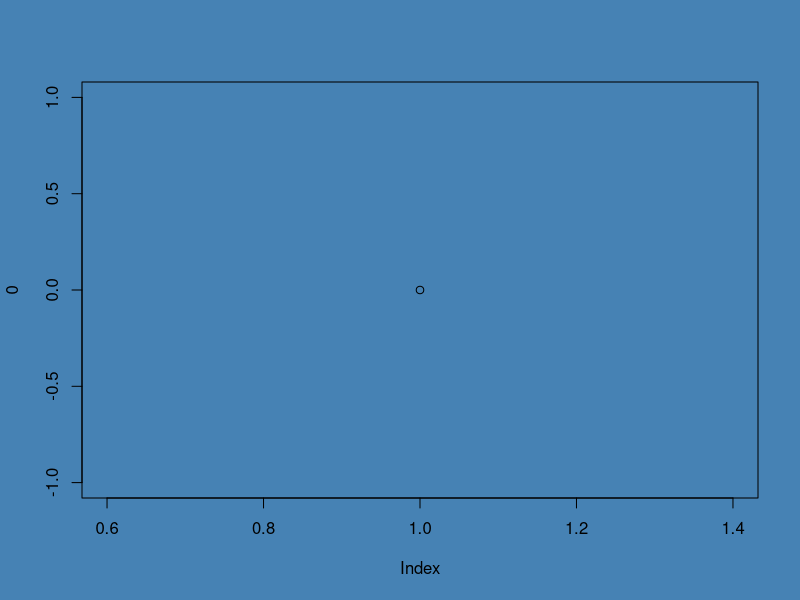
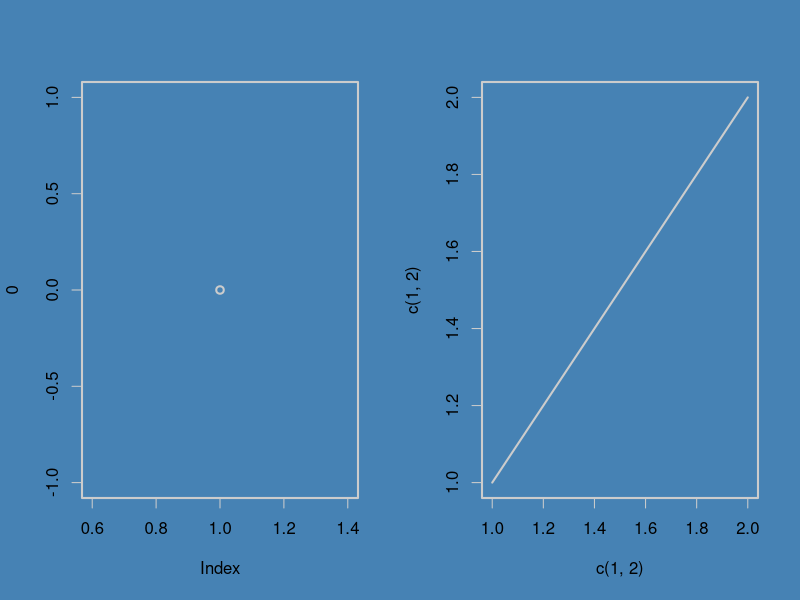
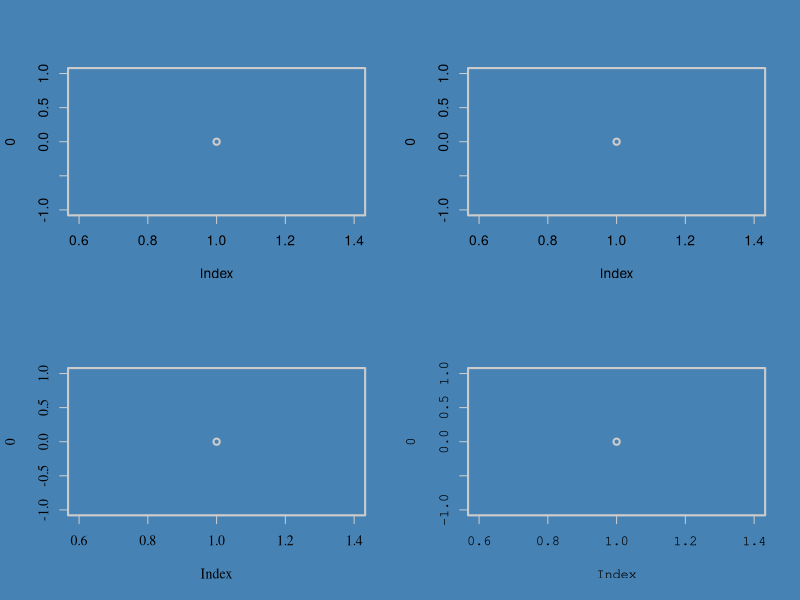
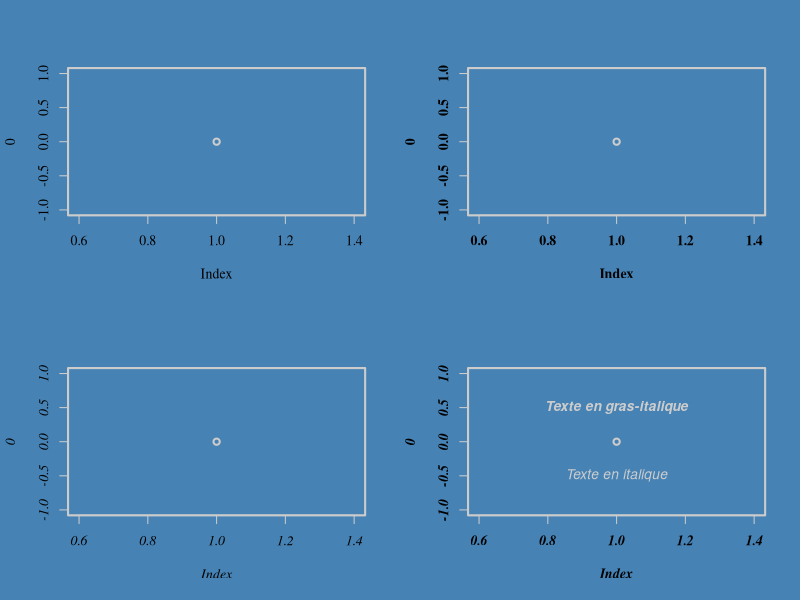
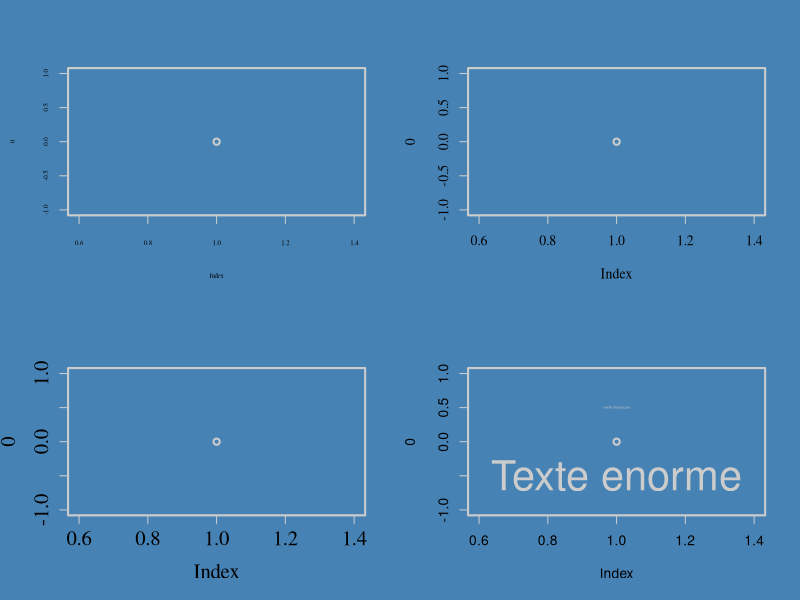
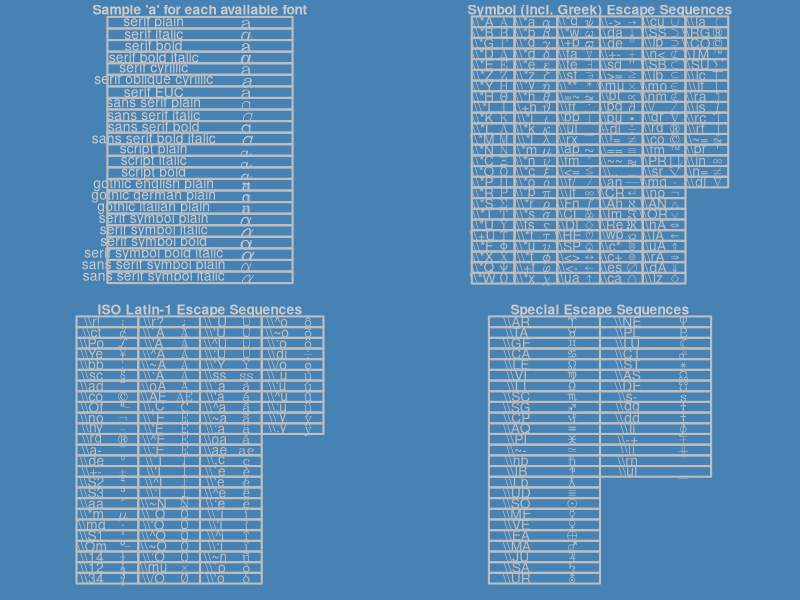
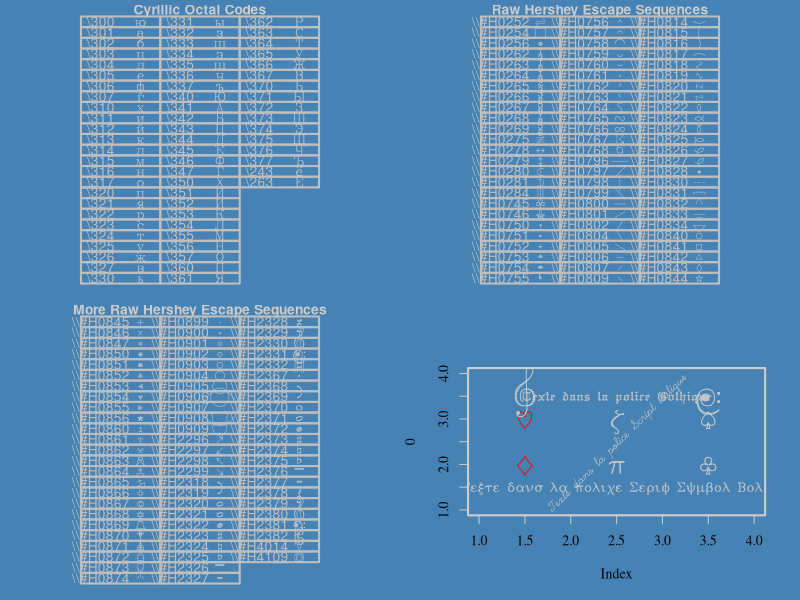
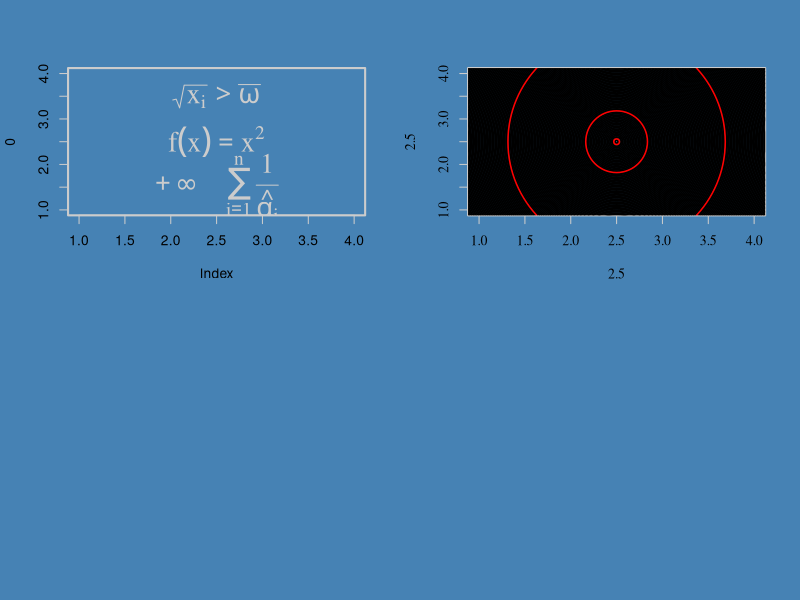

The R script that drew these images, in order: (Note: this script raises an error after producing the figures.)
################################################################################
#######                                                                  #######
#######                      LES GRAPHIQUES SOUS R                       #######
#######                    -------------------------                     #######
#######                 Kevin Cazelles, Nicolas Casajus                  #######
#######                       - 13 Janvier 2016 -                        #######
#######                                                                  #######
################################################################################



################################################################################
#####
##### AVANT-PROPOS
#####
##### INTRODUCTION
#####
##### 1. LES GRAPHIQUES DE BASE
#####    High-level plotting functions
#####
##### 2. EDITION D'UN GRAPHIQUE
#####    Low-level plotting functions
#####
##### 3. PARAMETRES GRAPHIQUES
#####
#####   3.1. Fonction par()
#####   3.2. Fonte de caracteres
#####   3.3. Symboles ponctuels
#####   3.4. Types de ligne
#####   3.5. Modifications des axes
#####   3.6. Ajustements des marges
#####   3.7. Les couleurs sous R
#####
##### 4. PERIPHERIQUES GRAPHIQUES ET EXPORTATION
#####
#####   4.1. Types de peripheriques
#####   4.2. Les fonctions dev.x()
#####   4.3. Exporter un graphique
#####
##### 5. PARTITIONNEMENT D'UNE FENETRE
#####
#####   5.1. mfrow et mfcol
#####   5.2. Fonction layout()
#####   5.3. Plot dans un plot
#####
#####
################################################################################



################################################################################
#####
##### 3. PARAMETRES GRAPHIQUES
#####



###                                                                          ###
###                                                      3.1. Fonction par() ###
###                                                                          ###

# Precedemment, nous avons mentionne que lorsque R trace un plot, il va recuperer
# les valeurs des parametres graphiques pour adapter les axes, le background, les
# couleurs, les tailles de caracteres, etc. Celles-ci sont stockees dans l'objet
# 'par' (qui est egalement une fonction).
par()
par()$col

# Ces parametres possedent des valeurs par defaut afin d’eviter a l'utilisateur
# de devoir les definir a chaque graphe. Bien entendu, ces valeurs peuvent etre
# modifiees : nous l'avons deja fait pour certains parametres (axes, couleurs,
# etc.).

# Ces modifications ont ete apportees directement dans les fonctions 'plot',
# 'points', 'lines', etc. Mais, ces meme modifications peuvent aussi etre
# specifies dans la fonction 'par'.

# Par ex., changeons la couleur du background (transparent par defaut). C'est
# l'argument 'bg' present dans la fonction 'par'.
par(bg = "steelblue")
plot(0)

# Remarque : quand le peripherique graphique est ferme, les valeurs par defaut
# des parametres graphiques sont restaurees.

# Nous pouvons aussi lister plusieurs elements dans 'par' pour les modifier.
par(bg = "steelblue", fg="grey80", lwd=2, mfrow = c(1, 2))
plot(0)
plot(x = c(1, 2), y = c(1, 2), type = "l")

# Remarque : certains parametres ne peuvent etre modifies que via la fonction
# 'par'. C'est le cas notamment de 'mar', 'oma', 'mfcol' et 'mfrow'. Ceux-ci
# permettent de modifier les marges du graphe, et de partitionner la fenetre
# graphique.

# La fonction 'par' comporte 72 parametres graphiques dont la plupart sont
# modifiables (precisement 66). Au cours de ce chapitre, nous allons nous
# interesser aux plus pertinents d'entre eux.
# Voici la liste des parametres que nous aborderons et de leurs valeurs.
### run
opar <- par()
param <- data.frame()

ess <- c("ann", "bg", "bty", "cex", "col", "family", "fg", "font", "las", "lty",
    "lwd", "mar", "mfcol", "mfrow", "mgp", "oma", "pch", "srt", "tck", "xaxt",
    "yaxt", "xlog", "ylog")

for (i in 1 : length(ess)){
    x         <- grep(ess[i], names(opar))
    Parameter <- names(opar)[x]
    Value     <- unlist(as.character(opar[x]))
    tab       <- data.frame(Parameter, Value)
    param     <- rbind(param, tab)
}
param
### end run



###                                                                          ###
###                                                 3.2. Fonte de caracteres ###
###                                                                          ###

# Abordons tout d'abord la notion de fonte de caracteres. En typographie, une
# fonte de caracteres est un ensemble de regles qui va determiner le rendu
# visuel d'un texte. Une fonte de caractere comporte :
#    - une police de caracteres (font family ou typeface),
#    - un style (normal, italique ou oblique),
#    - une graisse (normal ou gras),
#    - un corps (taille de police).

# Par ex., le Helvetica normal 12 points est une fonte de caracteres, mais le
# Helvetica est une police de caracteres.

# De nombreuses classifications existent pour les polices de caracteres. Celle
# que nous presentons ici a l'avantage de se rapprocher des polices disponibles
# dans R.

# Sous R, trois polices principales de caracteres sont disponibles :
#
#    - sans-serif (note 'sans') : regroupe les polices sans empattement (c.-a-d.
#      sans les extensions qui viennent terminer les caracteres) et a chasse
#      proportionnelle (la largeur des caracteres varie en fonction du caractere).
#      Citons le Helvetica, Arial et Verdana comme police sans-serif.
#
#    - serif (note 'serif') : regroupe les polices a empattement et a chasse
#      proportionnelle. C'est le cas du Times (New Roman) et du Garamond.
#
#    - monospace (note 'mono') : possede la caracteristique d'avoir une chasse
#      fixe. Ses polices sont preferees pour l’ecriture de code informatique car
#      elles permettent un alignement vertical des caracteres.
#      Sous Windows, R utilise la police Courier New et sous Mac le Monaco.

# Par defaut, la police 'sans' est utilisee sous R pour afficher l'information
# textuelle sur des graphes. Cette valeur est stockee dans l'argument 'family' de
# 'par'. Regardons les differences entre ces trois polices de caracteres.
par(mfrow = c(2, 2))
plot(0)
plot(0, family = "sans")
plot(0, family = "serif")
plot(0, family = "mono")

# Cet argument controle la police de toutes les informations textuelles du graphe.
# Sous R, le style et la graisse sont regroupes sous le meme argument : 'font'.
# Mais, celui-ci est plus precis que 'family' dans le sens ou il se decline en
# 'font.axis', 'font.lab', 'font.main' et 'font.sub'. Regardons les differents
# styles disponibles.
par(mfrow = c(2, 2))
plot(0, family = "serif", font.lab = 1, font.axis = 1)
plot(0, family = "serif", font.lab = 2, font.axis = 2)
plot(0, family = "serif", font.lab = 3, font.axis = 3)
plot(0, family = "serif", font.lab = 4, font.axis = 4)

# Remarque : dans les fonctions 'text' et 'mtext', seul l'argument 'font' est
# disponible.
text(x = 1, y = 0.5, "Texte en gras-italique", font = 4)
text(x = 1, y = -0.5, "Texte en italique", font = 3)

# Remarque : tous ces parametres auraient pu etre modifies dans le 'par' avant
# de realiser le graphique.

# Le corps de police se modifiera avec les arguments 'cex.axis', 'cex.lab',
# 'cex.main', 'cex.sub'. Attention : l'argument 'cex' modifie la taille des
# symboles ponctuels (sauf dans les fonctions 'text' et 'mtext').
# Regardez dans le 'par' les valeurs par defaut de chacun.
par(mfrow = c(2, 2))
plot(0, family = "serif", cex.lab = .5, cex.axis = .5)
plot(0, family = "serif", cex.lab = 1, cex.axis = 1) # Defaut
plot(0, family = "serif", cex.lab = 1.5, cex.axis = 1.5)
plot(0) # Defaut
text(x = 1, y = 0.5, "Texte minuscule", cex = 0.25)
text(x = 1, y = -0.5, "Texte enorme", cex = 3)

# Deux autres polices de caracteres existent et sont regroupees dans les fontes
# Hershey. Il s'agit des polices 'script' (ou cursive) qui imite l’ecriture
# manuscrite et 'gothic' (ou fantaisie) avant tout decorative. Cet ensemble de
# fontes regroupe des polices permettant d'afficher toute sorte de symboles
# (grecs, musicaux, japonais, pictogrammes, etc.). Le meilleur moyen d'en faire
# le tour est encore d'utiliser la commande suivante.
demo(Hershey)

# Regardons rapidement comment utiliser ces polices et caracteres speciaux.

plot(0, type = "n", xlim = c(1, 4), ylim = c(1, 4), family = "serif")
text(3.5, 2, "\\CL", vfont = c("serif", "plain"), cex = 2)
text(1.5, 2, "\\DI", vfont = c("serif", "plain"), cex = 2, col = "red")
text(1.5, 3, "\\HE", vfont = c("serif", "plain"), cex = 2, col = "red")
text(3.5, 3, "\\SP", vfont = c("serif", "plain"), cex = 2)
text(2.5, 3.5, "Texte dans la police Gothique", vfont = c("gothic english", "plain"))
text(1.5, 3.5, "\\#H2330", vfont = c("serif", "plain"), cex = 2)
text(3.5, 3.5, "\\#H2331", vfont = c("serif", "plain"), cex = 2)
text(2.5, 3, "\\*z", vfont = c("serif", "plain"), cex = 2)
text(2.5, 2, "\\*p", vfont = c("serif", "plain"), cex = 2)
text(2.5, 2.5, "Texte dans la police Script italique", vfont = c("script", "italic"), srt = 45)
text(2.5, 1.5, "Texte dans la police Serif Symbol Bold", vfont = c("serif symbol", "bold"))

# Finalement, pour terminer, regardons comment ajouter des expressions
# mathematiques sur un graph.
plot(0, type = "n", xlim = c(1, 4), ylim = c(1, 4))
text(2.5, 2.5, expression(f(x) == x^2), cex = 2, family = "serif")
text(2.5, 1.5, expression(+infinity~~~~ sum(over(1,hat(alpha[i])),i==1, n)), cex = 2, family = "serif")
text(2.5, 3.5, expression(sqrt(x[i]) > bar(omega)), cex = 2, family = "serif")

# Pour plus de details, reportez-vous a l'aide des fonctions 'plotmath' et
# 'expression'.
# Pour plus de font, voir les packages 'extrafont' et 'showtext'
# Pour ce dernier, un exemple :
browseURL('https://gist.github.com/KevCaz/61c28866e3b16522d3a3')




###                                                                          ###
###                                                  3.3. Symboles ponctuels ###
###                                                                          ###

# Les points possedent trois caracteristiques : un symbole, une taille et une
# couleur. Le type de symbole est defini par l'argument 'pch', sa taille par
# 'cex', et sa couleur par 'col'.

plot(x = 2.5, y = 2.5, xlim = c(1, 4), ylim = c(1, 4), family = "serif") # pch = 1
for (i in seq(.5, 60, by = .5))
    points(2.5, 2.5, cex = i, col = ifelse(i %in% c(1, 10, 35, 60), "red", "black"))

par(mfrow = c(2, 2))
plot(rnorm(50), rnorm(50), pch = 1)
plot(rnorm(50), rnorm(50), pch = "1")
plot(rnorm(50), rnorm(50), pch = 65)
plot(rnorm(50), rnorm(50), pch = "A")

# Attention : certains symboles sont caracterises par deux couleurs : le contour
# et le fond. L'argument 'col' controlera la couleur de contour alors que
# l'argument 'bg' definira la couleur de fond. C'est le cas notamment des 'pch'
# 21 a 25.

plot(0, pch = 22)
plot(0, pch = 22, cex = 3)
plot(0, pch = 22, col="red", cex=3)
plot(0, pch = 22, col = "red", lwd=2, bg = "yellow", cex = 3)

# Voici quelques valeurs possibles pour l'argument 'pch'. Certaines commandes
# seront detaillees plus loin, donc ce n'est pas grave si vous ne comprenez pas
# toutes les lignes de code suivantes. L'essentiel est le contenu du graph.
# Si des warnings apparaissent, c'est normal : certaines valeurs de 'pch' ne sont
# pas implementees.

### run
par(mar = c(3, 3, 3, 3), bg = "gray")
plot(0, xlim = c(1, 10), ylim = c(1, 12), xaxt = "n", yaxt = "n", xlab = "", ylab = "")
title("Quelques valeurs de l'argument 'pch'", family = "mono")
for (i in 1 : 12){
    points(x = 1:10, y = rep(13-i, 10), pch = (((i-1)*10)+1):(i*10), family = "mono")
    text(x = 1:10, y =  rep(13-i, 10), labels = (((i-1)*10)+1):(i*10), pos = 1, cex = 0.5, family = "mono")
}
### end run

# Il est possible d'utiliser la fonction 'text' pour inserer des symboles Hershey.
x <- rnorm(50)
y <- rnorm(50)
plot(x, y, type = "n")
text(x, y, "\\#H2330", vfont = c("serif", "plain"))



###                                                                          ###
###                                                      3.4. Types de ligne ###
###                                                                          ###

# Les lignes, tout comme les bordures de polygones (et les axes), possedent trois
# caracteristiques sur lesquels on peut jouer : le type de ligne ('lty'), son
# epaisseur ('lwd') et sa couleur ('col').

# Voici quelques types de ligne disponibles sous R.

### run
par(mar = c(3, 3, 3, 3), bg = "gray")
plot(0, xlim = c(1, 10), ylim = c(1, 18), xaxt = "n", yaxt = "n", xlab = "", ylab = "")
title("Quelques types de ligne", family = "mono")
for (i in 1 : 6){
    points(x = c(1, 10), y = rep(i, 2), lty = i, type = "l")
    text(x = 1.7, y = i, labels = paste("lty =", i, "& lwd = 1"), pos = 1, cex = 0.5, family = "mono")
    points(x = c(1, 10), y = rep(i+6, 2), lty = i, type = "l", lwd = 2)
    text(x = 1.7, y = i+6, labels = paste("lty =", i, "& lwd = 2"), pos = 1, cex = 0.5, family = "mono")
    points(x = c(1, 10), y = rep(i+12, 2), lty = i, type = "l", lwd = 3)
    text(x = 1.7, y = i+12, labels = paste("lty =", i, "& lwd = 3"), pos = 1, cex = 0.5, family = "mono")
}
### end run

# Exploitons ces differents types de lignes pour creer un bel arriere plan.
plot(0, type = "n", xlim = c(0, 40), ylim = c(0, 40), axes = F, ann = F)
rect(0, 0, 40, 40, col = "gray", border = "transparent")
for (i in seq(10, 30, 10)){
    lines(c(0, 40), c(i, i), col = "white")
    lines(c(i, i), c(0, 40), col = "white")
}
for (i in seq(5, 35, 10)){
    lines(c(0, 40), c(i, i), col = "white", lty = 3)
    lines(c(i, i), c(0, 40), col = "white", lty = 3)
}
rect(0, 0, 40, 40, border = "darkgray", col = "transparent")


###                                                                          ###
###                                              3.5. Modifications des axes ###
###                                                                          ###

# Les axes sont un des elements graphiques possedant probablement le plus de
# parametres modifiables. Et pour cause, c'est un element extremement important
# pour la comprehension de l'information presentee.
# Les arguments 'cex.axis', 'col.axis', 'font.axis' ont deja ete abordes dans les
# sections precedentes. Nous n'y reviendrons pas.

# Si les arguments 'xaxt' et 'yaxt' ont la valeur 'n', les axes ne seront pas
# affiches apres l'appel a des fonctions de haut niveau graphique (e.g. 'plot').
# Cela aura le meme effet qu'utiliser l'argument 'axes' de la fonction 'plot' et
# de le mettre a FALSE. Sauf que dans ce dernier cas, la boite delimitant la
# region du plot ne sera pas affichee non plus.
# Comparons.
par(mfrow = c(2, 2))
plot(0)
plot(0, xaxt = "n", yaxt = "n")
plot(0, axes = FALSE)

# En utilisant l'argument 'ann' (pour annotation), on peut egalement supprimer
# le nom des axes (ainsi que toutes les autres annotations, comme le titre).
plot(0, axes = FALSE, ann = FALSE)

# Un autre argument peut etre interessant. Il s'agit de 'mgp'. Celui possede
# trois valeurs qui vont controler le positionnement du nom des axes, des axes
# eux-meme et de leur valeurs. Ces positions sont relatives a la delimitation
# de la region du plot.

par(mfrow = c(2, 2))
plot(0, pch = 15)
par(mgp = c(0, 1, 0))
plot(0, pch = 15)
par(mgp = c(3, 3, 0))
plot(0, pch = 15)
par(mgp = c(3, 1, 3))
plot(0, pch = 15)

# Un ajustement plus serre.
par(mgp = c(1.5, 0.5, 0))
plot(0, pch = 15)

# Regardons les derniers arguments au travers d'un exemple en utilisant la
# fonction 'axis'. Nous allons reproduire le graphique vu a la section
# precedente qui trace un plot vide et colorie la region graphique en gris
# et rajoute des lignes de graduation.
# Executons ce code

### run
par(mfrow=c(1,1))
plot(0, type = "n", xlim = c(0, 40), ylim = c(0, 40), axes = F, ann = F)
rect(0, 0, 40, 40, col = "gray", border = "transparent")
for (i in seq(10, 30, 10)){
    lines(c(0, 40), c(i, i), col = "white")
    lines(c(i, i), c(0, 40), col = "white")
}
for (i in seq(5, 35, 10)){
    lines(c(0, 40), c(i, i), col = "white", lty = 3)
    lines(c(i, i), c(0, 40), col = "white", lty = 3)
}
rect(0, 0, 40, 40, border = "darkgray", col = "transparent")
### end run

# Nous allons rajouter les axes principaux avec un pas de 10.
axis(side = 1, at = seq(0, 40, by = 10), labels = seq(0, 40, by = 10),
    col = "darkgray", col.axis = "darkgray", family = "serif", pos = 0)
axis(side = 2, at = seq(0, 40, by = 10), labels = seq(0, 40, by = 10),
    col = "darkgray", col.axis = "darkgray", family = "serif", pos = 0, las = 2)

# Maintenant rajoutons une graduation secondaire plus fine et sans etiquette
axis(side = 1, at = seq(5, 35, by = 5), labels = F, lwd = 0, lwd.ticks = 1,
    col.ticks = "darkgray", tck = -0.01, pos = 0)
axis(side = 2, at = seq(5, 35, by = 5), labels = F, lwd = 0, lwd.ticks = 1,
    col.ticks = "darkgray", tck = -0.01, pos = 0)

# En indiquant 'lwd = 0', on evite de retracer les axes, mais le fait de
# specifier 'lwd.ticks' permettra de tracer quand meme les graduations.
# Quant a l'argument 'tck', il specifie la longueur des traits de graduation.

# Rajoutons les noms des axes
mtext(text = "x-axis", side = 1, line = 1.5, family = "serif", font = 2, col = "darkgray")
mtext(text = "y-axis", side = 2, line = 1.75, family = "serif", font = 2, col = "darkgray", las = 0)

# Et superposons quelques points.
x <- sample(1:39, 50, replace = T)
y <- sample(1:39, 50, replace = T)
points(x, y, col = "#FF000080", pch = 19, cex = 2)


# Est-il possible de rajouter un troisieme axe? Bien sur...
# Nous allons rajouter a ce graph une autre serie de points. Celle-ci sera
# croisee a la variable x ci-dessus, mais possedera une gamme de valeurs plus
# grande que y.
z <- sample(1:359, 50, replace = T)

# Le repere de coordonnees actuel n'est pas adapte pour representer ces valeurs.
# Nous allons donc utiliser l'argument 'new' du 'par' pour ajouter une fonction
# plot a ce graphe existant. Ceci aura pour consequence de modifier le repere
# actuel.
par(new = T)

# Maintenant traçons notre plot :
plot(x, z, col = "#0000FF80", pch = 19, cex = 2, xlim = c(0, 40), ylim = c(0, 400),
    axes = F, ann = F)

# Rajoutons notre second axe des y a droite.
axis(side = 4, at = seq(0, 400, by = 100), labels = seq(0, 400, by = 100),
    col = "blue", col.axis = "blue", family = "serif", pos = 40, las = 2)
axis(side = 4, at = seq(50, 350, by = 100), labels = F, lwd = 0, lwd.ticks = 1,
    col.ticks = "blue", tck = -0.01, pos = 40)



###                                                                          ###
###                                              3.6. Ajustements des marges ###
###                                                                          ###

# Les marges sont egalement une notion importante d'un graphique. Plusieurs
# parametres graphiques permettent de les controler. Nous n'en verrons que deux :
# 'oma' (pour outer margin) et 'mar' (figure margin).
# Regardons a quoi elles correspondent au travers de deux exemples.

# Exemple 1
### run
par(oma = c(2, 2, 2, 2), bg = "gray")
plot(0, 0, type = "n", xlab = "Axe des x", ylab = "Axe des y", family = "mono")
box("plot", col = "red", lwd = 2)
rect(-1, -1, 1, 1, border = NA, col = "red", density = 20, angle = 45)
box("figure", col = "blue", lwd = 2)
box("outer", col = "green", lwd = 4)
mtext(side = 2, line = 4.75, text = "oma", family = "mono", col = "green", font = 2)
mtext(side = 3, line = 1.5, text = "mar", family = "mono", col = "blue", font = 2)
### end run

# Exemple 2
### run
par(oma = c(2, 2, 2, 2), bg = "gray", mfrow = c(1, 2))
plot(0, 0, type = "n", xlab = "Axe des x", ylab = "Axe des y", family = "mono")
box("plot", col = "red", lwd = 2)
rect(-1, -1, 1, 1, border = NA, col = "red", density = 20, angle = 45)
box("inner", col = "purple", lwd = 4)
box("figure", col = "blue", lwd = 1)
mtext(side = 3, line = 1.75, text = "mar", family = "mono", col = "blue", font = 2)
plot(0, 0, type = "n", xlab = "Axe des x", ylab = "Axe des y", family = "mono")
box("plot", col = "red", lwd = 2)
rect(-1, -1, 1, 1, border = NA, col = "red", density = 20, angle = 45)
box("figure", col = "blue", lwd = 1)
mtext(side = 3, line = 1.75, text = "mar", family = "mono", col = "blue", font = 2)
box("outer", col = "green", lwd = 4)
mtext(side = 3, line = 0.5, text = "oma", family = "mono", col = "green", font = 2, outer = T)
### end run

# Par defaut, 'oma' est egal a:
par()$oma

# Il se definit comme suit : bas, gauche, haut et droit. Tout comme 'mar'.
# Comme on le voit dans l'exemple 2, il peut etre tres interessant a utiliser dans
# le cas d'une fenetre graphique composite : il permettra de definir des marges
# communes a tous les graphes du peripherique.

# Par defaut, 'mar' est egal a:
par()$mar

# Il vient controler la taille de la region du plot (incluant les axes). Son
# ajustement est tres important. Regardons un exemple.
par(mfrow = c(2, 2))
plot(0, pch = 15, main = "'mar' par defaut")
box("figure", col = "blue", lwd = 2)
box("plot", col = "red", lwd = 2)
par(mar = c(6, 6, 6, 6))
plot(0, pch = 15, main = "'mar' = c(6, 6, 6, 6)")
box("figure", col = "blue", lwd = 2)
box("plot", col = "red", lwd = 2)
par(mar = c(2, 2, 2, 2))
plot(0, pch = 15, main = "'mar' = c(2, 2, 2, 2)")
box("figure", col = "blue", lwd = 2)
box("plot", col = "red", lwd = 2)
par(mar = c(0, 0, 0, 0))
plot(0, pch = 15, main = "'mar' = c(0, 0, 0, 0)")
box("figure", col = "blue", lwd = 2)
box("plot", col = "red", lwd = 2)

# Mais, un bon ajustement peut donner un rendu visuel interessant en grossissant
# au maximum la region du plot.
par(mfrow=c(1,1), mgp = c(1.5, 0.5, 0), mar = c(2.5, 2.5, 0.25, 0.25))
plot(0, pch = 15, xlab = "x-axis", ylab = "y-axis", family = "serif", bty = "n", font.lab = 2)




###                                                                          ###
###                                                 3.7. Les couleurs sous R ###
###                                                                          ###

# Terminons ce chapitre par les couleurs. En informatique, il existe plusieurs
# systemes de representation de couleurs. On peut utiliser des palettes de
# couleurs predefinies, le systeme Rouge Vert Bleu, RVB (ou RGB en anglais) ou
# le systeme hexadecimal. D'autres systemes existent, mais nous ne les verrons
# pas aujourd'hui.

# Commençons par le plus simple : les palettes.
# Voici la palette de base de R.
palette()

# Cette palette, bien que peu garnie, est interessante car elle permet de choisir
# une couleur par son nom, ou par son numero.
par(mfrow = c(1, 2))
plot(1:8, col = palette(), pch = 15)
plot(1:8, col = 1:8, pch = 15)

# La palette 'colors' comporte 657 couleurs nommees differentes dont 100 nuances
# de gris ecrites deux fois 'grey' et 'gray'
par(mfrow = c(1, 2))
plot(1:50, col = colors()[1:50], pch = 15)
plot(1, col = 'steelblue', pch = 15)

# Mais, qu'est-ce qu'une couleur? En informatique, on utilise souvent (mais pas tout le
# temps) la synthese additive des trois couleurs primaires. Dans ce systeme, 100% de
# rouge, de bleu et de vert donnera du blanc. En quantite egale, on obtiendra du gris.
# Les valeurs de chaque couleur s’etalonne de 0 a 1 ou de 0 a 255.
par(mfrow = c(3, 3))
plot(0, pch = 15, cex = 6, col = rgb(red = 0, green = 0, blue = 0), main = "rgb(0, 0, 0)")
plot(0, pch = 15, cex = 6, col = rgb(1, 1, 1), main = "rgb(1, 1, 1)")
plot(0, pch = 15, cex = 6, col = rgb(.8, .8, .8), main = "rgb(0.8, 0.8, 0.8)")
plot(0, pch = 15, cex = 6, col = rgb(1, 0, 0), main = "rgb(1, 0, 0)")
plot(0, pch = 15, cex = 6, col = rgb(0, 1, 0), main = "rgb(0, 1, 0)")
plot(0, pch = 15, cex = 6, col = rgb(0, 0, 1), main = "rgb(0, 0, 1)")
plot(0, pch = 15, cex = 6, col = rgb(1, 1, 0), main = "rgb(1, 1, 0)")
plot(0, pch = 15, cex = 6, col = rgb(0, 1, 1), main = "rgb(0, 1, 1)")
plot(0, pch = 15, cex = 6, col = rgb(1, 0, 1), main = "rgb(1, 0, 1)")

# Si on souhaite utiliser un range de 0 a 255, il faut le preciser.
par(mfrow = c(1, 1))
plot(0, pch = 15, cex = 6, col = rgb(255, 0, 255, maxColorValue = 255), main = "rgb(255, 0, 255)")

# Bien. Et le codage en hexadecimal, c'est quoi?
# Wikipedia nous dit que c'est un 'systeme de numeration positionnel en base 16'. C'est
# assez violent... En gros, c'est une maniere de representer les nombres,
# differemment du systeme decimal que l'on connait tous.
# A la difference du systeme binaire (qui repose sur une base 2 [0 et 1]), le systeme
# hexadecimal utilise 16 symboles : les dix chiffres arabes et les lettres de A a F.
# La correspondance avec le systeme decimal est tres simple :
# Hex <-> Dec
#  0  <->  0
#  1  <->  1
#  2  <->  2
#  3  <->  3
#  4  <->  4
#  5  <->  5
#  6  <->  6
#  7  <->  7
#  8  <->  8
#  9  <->  9
#  A  <->  10
#  B  <->  11
#  C  <->  12
#  D  <->  13
#  E  <->  14
#  F  <->  15

# Pour retranscrire des couleurs, on utilise 6 'chiffres' hexadecimaux : les deux
# premiers pour le rouge, les suivants pour le vert et les deux derniers pour le bleu.
# Le tout precede du signe #

# Voici quelques valeurs :
# Rouge : #FF0000
# Vert :  #00FF00
# Bleu :  #0000FF
# Blanc : #FFFFFF
# Noir :  #000000

# Comment convertir une valeur RGB en hexadecimal. La encore, c'est tres simple : on
# prend la quantite de rouge (exprime entre 0 et 255) et on la divise par 16. On prend
# le modulo (partie entiere de la division) et on le convertit d’apres la correspondance
# ci-dessus. On obtient le premier caractere hexadecimal de la couleur en question. On
# fait de meme avec le reste de la division et on obtient le second symbole. On repete
# l’operation pour les deux autres couleurs RGB et voila!

# Exemple avec la couleur Peru (R = 205, G = 133 et B = 63)
# Modulo du rouge
205 %/% 16 # 12 donc C
# Reste du rouge
205 %% 16 # 13 donc D

133 %/% 16 # 8 donc 8
133 %% 16 # 5 donc 5
63 %/% 16 # 3 donc 3
63 %% 16 # 15 donc F

# Ce qui nous donne : #CD853F
#Comparons
par(mfrow = c(1, 2))
plot(0, pch = 15, cex = 6, col = rgb(red = 205, green = 133, blue = 63, maxColorValue = 255))
plot(0, pch = 15, cex = 6, col = "#CD853F")

# On pourrait faire l’operation inverse en partant de l’hexadecimal pour obtenir le code RGB.
# Heureusement, la fonction 'col2rgb' permet de faire ça rapidement.
col2rgb("#CD853F")

# Pourquoi compliquer les choses en parlant d’hexadecimal? Il se trouve qu'il existe
# sous R d'autres palettes de couleurs, mais contrairement aux autres palettes vu
# precedemment, elles ne retournent pas de nom de couleurs, mais du code hexadecimal.

rainbow(24)
gray(0:9/9)

par(mar = c(0, 0, 0, 0))
image(matrix(1:255, ncol = 1), col = rainbow(255), axes = F)

par(mar = c(0, 0, 0, 0))
image(matrix(c(0:255,255:0), ncol = 1), col = gray(c(0:255,255:0)/255), axes = F)

# Pour terminer, parlons transparence. En RGB, la transparence se gere avec
# l'argument 'alpha' (0 signifiera transparent et max [1 ou 255] opaque).
# En hexadecimal, il suffit de rajouter a la fin deux chiffres indiquant le
# pourcentage d'opacite.
cols <- "#0000FF"
for (i in seq(95, 10, -5))
    cols <- c(cols, paste(cols[1], i, sep = ""))
cols[1] <- paste(cols[1], "99", sep = "")
image(matrix(1:length(cols), ncol = 1), col = cols)


# Deux sites sympa a visiter en cas de besoin ou d'inspiration.
browseURL("http://www.code-couleur.com/")
browseURL("http://www.colorhexa.com")



################################################################################
#####
##### 4. PERIPHERIQUES GRAPHIQUES ET EXPORTATION
#####



###                                                                          ###
###                                               4.1. Types de peripherique ###
###                                                                          ###

# Le type de peripherique depend du systeme d'exploitation : sous Windows, le
# moteur graphique de base est X11, alors que sous les machines Unix, c'est le
# systeme QUARTZ (bien que le moteur X11 puisse etre installe). Sous Mac OSX,
# QUARTZ est appele AQUA.
# Verifions
.Platform

# Quelles sont les caracteristiques de la fenetre graphique par defaut?
x11.options()
quartz.options()

# Regardons comment ouvrir un nouveau peripherique graphique sous Windows.
x11()

# Nous pouvons aussi redimensionner la fenetre a l'ouverture.
x11(width = 12, height = 7)
x11(width = 5, height = 5)

# Regardons comment ouvrir un nouveau peripherique graphique sous Unix.
quartz()

# Redimensionnons.
quartz(width = 12, height = 7)
quartz(width = 5, height = 5)

# Remarque : si vous developpez des fonctions ou des packages qui seront
# distribues et donc potentiellement utilises sur n'importe quel systeme
# d'exploitation, vous pouvez utiliser la commande suivante pour ouvrir un nouveau
# peripherique graphique. Celle-ci s'adapte a n'importe quel OS : Windows et Unix
# (Mac OSX et Linux).
switch(.Platform$OS.type, unix = {quartz()}, windows = {x11()})

# Nous avons vu que l'appel aux 'High-level plotting' fonctions avait pour
# consequence d'ouvrir un nouveau peripherique graphique. C'est vrai si aucun
# peripherique n'est ouvert. Par contre, si un peripherique graphique est deja
# ouvert, son contenu sera remplace par le nouveau plot, mais les parametres
# graphiques specifies pour ce peripherique seront eux conserves.
plot(0)

quartz() # ou x11
par(bg = "red")
plot(0)

# Ne fermez pas la derniere fenetre graphique, et executez la fonction ci-dessous.
plot(rnorm(50), pch = 15)

# D'autres peripheriques existent. Et la encore, ils sont dependant de l'OS utilise.
# Regardons ceux disponibles sur votre machine.
capabilities()

# En plus de ceux-ci, les peripheriques PDF et POSTSCRIPT sont eux disponibles
# sur tous les systemes d'exploitation. Nous verrons quelques uns de ces autres
# peripheriques dans la derniere section de ce chapitre.

# La commande suivante permet de fermer tous les peripheriques ouverts.
graphics.off()



###                                                                          ###
###                                               4.2. Les fonctions dev.x() ###
###                                                                          ###

# Cette famille de fonctions permet de manipuler les peripheriques graphiques.
# Regardons-en quelques unes.
# Pour commencer, ouvrons quelques peripheriques graphiques (sous Windows,
# remplacez 'quartz()' par 'x11()')
quartz(width = 12, height = 7)
quartz()
quartz(width = 4, height = 7)

# Affichons la liste des peripheriques ouverts.
dev.list()

# Regardons lequel de ces peripheriques est actif.
dev.cur()

# Cela signifie que nous ne pourrons ajouter des elements graphiques que dans ce
# peripherique.
# Quel est le peripherique precedent?
dev.prev()

# Admettons que nous souhaitions activer le second peripherique (nomme 3). Nous
# procederons comme suit.
dev.set(3)

# Verifions
dev.cur()

# Quel est le peripherique suivant?
dev.next()

# La commande 'dev.off' permet de fermer le peripherique et affiche le nouveau
# peripherique actif a l’ecran.
dev.off()

# Si on souhaite fermer tous les graphiques, mieux vaut utiliser la commande
# graphics.off() vue precedemment.
graphics.off()



###                                                                          ###
###                                                  4.3. Exporter un graphe ###
###                                                                          ###

# Pour exporter un graphe, c.-a-d. l'enregistrer sur le disque dur, trois
# possibilites existent. La premiere, c'est en cliquant. Vous savez sûrement
# deja comment faire.

# La seconde consiste a copier le contenu d'une fenetre graphique AQUA ou X11
# dans un peripherique de sortie (ex. pdf, png, tiff, etc.).

# Commencons par faire un plot.
x <- rnorm(50)
y <- rnorm(50)
plot(x, y, pch = 15, main = "My plot")
abline(lm(y ~ x))

# La fonction dev.copy() permet de copier le contenu d'un peripherique dans un
# autre.
dev.copy(device = quartz) # x11 pour Windows

# Mais, on peut s'en servir pour exporter dans un autre type de peripherique.
# Ici en pdf.
dev.copy(device = pdf)
dev.off()

# Remarques : pour que l'exportation s'effectue, il faut fermer la connexion au peripherique
# avec la commande dev.off(). Ici, on vient de creer un fichier pdf. Les dimensions de
# ce fichier sont les memes que celle du plot sous R. De plus, le fichier est
# exporte dans le repertoire courant et R choisit un nom par defaut.
# Donnons un nom specifique au fichier et exportons le de nouveau en pdf.

x <- rnorm(50)
y <- rnorm(50)
plot(x, y, pch = 15, main = "My plot")
abline(lm(y ~ x))
dev.copy(device = pdf, "MyPlot.pdf")
dev.off()

# Remarque : les fonctions dev.print() et dev.copy2pdf() permettent de faire
# la meme chose. Cependant, avec la premiere, si aucun nom n'est
# specifie, le peripherique sera envoye a une imprimante. Donc, attention si
# vous l'utilisez.


# Regardons pour terminer la derniere façon d'exporter un graphe sous R :
# l'utilisation des 'File-based devices'. Derriere ce nom complique se
# cachent en fait des peripheriques connus de tous : png, jpeg, pdf, tiff, etc.
# Contrairement a la fonction dev.copy(), avec ce genre de fonctions on ouvre
# le peripherique graphique de sortie (pdf, etc.) avant de faire le plot. Ceci
# presente un certain desavantage : c'est qu'on ne voit pas le resultat s'afficher
# dans R apres l’execution de chaque ligne de code. Ce n'est qu'une fois la
# connexion au peripherique de sortie coupee qu'on pourra voir le resultat en pdf.

# Exportation en PNG.
png("MyPlot2.png")
plot(x, y, pch = 15, main = "My plot 2")
abline(lm(y ~ x))
dev.off()

# Exportation en PDF.
pdf("MyPlot2.pdf")
plot(x, y, pch = 15, main = "My plot 2")
abline(lm(y ~ x))
dev.off()

# Exportation en PDF redimensionne.
pdf("MyPlot2bis.pdf", width = 12, height = 6)
plot(x, y, pch = 15, main = "My plot 2")
abline(lm(y ~ x))
dev.off()

# Si vous redimensionner le peripherique de sortie, il peut etre parfois
# difficile d'ajuster la resolution. Et bien souvent, vous devrez aussi
# jouer dans le par, notamment au niveau des marges.
pdf("MyPlot2ter.pdf", width = 12, height = 6, pointsize = 16)
plot(x, y, pch = 15, main = "My plot 2")
abline(lm(y ~ x))
dev.off()

# A vous de voir quelle approche vous convient le mieux. Bien qu'au final, le
# resultat soit le meme.



################################################################################
#####
##### 5. PARTITIONNEMENT D'UNE FENETRE
#####



###                                                                          ###
###                                                      5.1. mfrow et mfcol ###
###                                                                          ###

# L'objectif de cette derniere section est de produire des graphiques composites.
# Nous avons utilise l'argument 'mfrow' de la fonction par() a de multiple
# reprises. Cet argument permet de partitionner la fenetre graphique en
# differentes regions, chacune destinee a accueillir un plot. Avec 'mfrow', les
# regions sont remplies en ligne tandis qu'avec 'mfcol' l'ordre des regions se
# fait en colonne.


###                                                                          ###
###                                                   5.2. Fonction layout() ###
###                                                                          ###

# Interessons-nous maintenant a la fonction 'layout'. Celle-ci fonctionne sur le
# principe que les arguments 'mfrow' et 'mfcol', mais dispose de plus de souplesse
# dans le partitionnement du peripherique graphique.
# Cette fonction va diviser la fenetre graphique d’apres une matrice. Regardons
# comment elle fonctionne.

(mat <- matrix(1:4, ncol = 2, nrow = 2, byrow = T))
layout(mat)
layout.show(4)

# La fonction layout.show() permet d'afficher le partitionnement graphique et les
# n regions souhaitees. Ici, on affiche les quatre regions creees.
# Remplissons les regions :
layout(mat)
layout.show(4)

for (i in 1 : 4){
    plot(0, xlim = c(-1, 1), ylim = c(-1, 1), type = "n")
    rect(-1, -1, 1, 1, col = palette()[i])
}

# Un premier avantage de cette fonction est que plusieurs regions peuvent etre
# destinees a un meme graphe.
(mat <- matrix(c(1, 1, 2, 3, 4, 4), ncol = 2, byrow = T))
layout(mat)
layout.show(4)

for (i in 1 : 4){
    plot(0, xlim = c(-1, 1), ylim = c(-1, 1), type = "n")
    rect(-1, -1, 1, 1, col = palette()[i])
}

# L'autre gros avantage de cette fonction est que les dimensions de chaque region
# peuvent etre variables.
layout(mat, widths = c(4, 1), heights = c(.5, 4, 1))
layout.show(4)

# Remplissons chaque region.
# Region 1 (titre)
par(mar = c(0, 2, 0.1, 0))
plot(0, type = "n", ann = F, axes = F, xlim = c(-.5, .5), ylim = c(-.15, .15))
text(0, 0, "Titre de la figure", cex = 3, family = "serif", font = 2)

# Region 2 (scatterplot)
par(mar = c(0, 2, 0, 0))
plot(0, xlim = c(-1, 1), ylim = c(-1, 1), type = "n", bty = "n", ylab = "")
rect(-1, -1, 1, 1, col = palette()[2])
rect(-.5, -1, .5, 1, col = "yellow")

# Region 3 (legend)
par(mar = c(0, 0, 0, 0))
plot(0, type = "n", ann = F, axes = F, xlim = c(-1, 1), ylim = c(-1, 1))
rect(-1, -1, 1, 1, col = "darkgray")
text(0, 0.5, "Legende", family = "serif", font = 2, cex = 2)
text(0, 0.15, "Item 2", family = "serif", font = 2, cex = 1, pos = 4)
text(0, 0.25, "Item 2", family = "serif", font = 2, cex = 1, pos = 4)
points(c(-.25, 0), c(0.15, 0.15), type = "l", lwd = 2, col = "red")
points(c(-.25, 0), c(0.25, 0.25), type = "l", lwd = 2, col = "yellow")

# Region 4 (lines)
par(mar = c(2, 2, 2, 0))
x <- rnorm(100)
plot(x, type = "n", bty = "n", ylab = "")
polygon(x, col = "blue")



# Il existe une autre fonction, split.screen(), qui permet de faire des choses
# similaire en utilisant des divisions multiple de la fenetre.
#  Nous vous laissons le soin de l'explorer par vous-meme.

###                                                                          ###
###                                                   5.3. Plot dans un plot ###
###                                                                          ###


par(fig = c(0, 1, 0, 1), bg = "gray", mgp = c(2, 0.5, 0))
plot(rnorm(50), pch = 15)
par(fig = c(0.6, 0.99, 0.6, 0.99), new = T, mgp = c(3, 0.1, 0), tck = -.02)
x <- 1:50
plot(0, xlim = range(x), ylim = range(x), cex.axis = 0.75, bty  ="n", ann = F, type = "n")
rect(range(x)[1], range(x)[1], range(x)[2], range(x)[2], col = "red", border = 0)
points(x, sample(x), pch = 19, col = "blue")




######################################################
######################################################
# Les graphiques avec R sont le sujet du livre (et de son doctorat) de
# Paul Murrel, membre actif du R Developpement Core Team. Vous pouvez vous
# procurer gratuitement (legalement?) ce livre :
browseURL("http://www.google.ca/url?sa=t&rct=j&q=&esrc=s&source=web&cd=1&ved=0CCIQFjAA&url=http%3A%2F%2Flux.e-reading-lib.org%2Fbookreader.php%2F137370%2FC486x_APPb.pdf&ei=i3BKVN6kGoqlyQSsjIHwBQ&usg=AFQjCNEc4AUwEG8z2PssMNidoAZrbKL9Dg&sig2=UDw-Um4ELtkYQZjtofV0FQ&bvm=bv.77880786,d.aWw")
